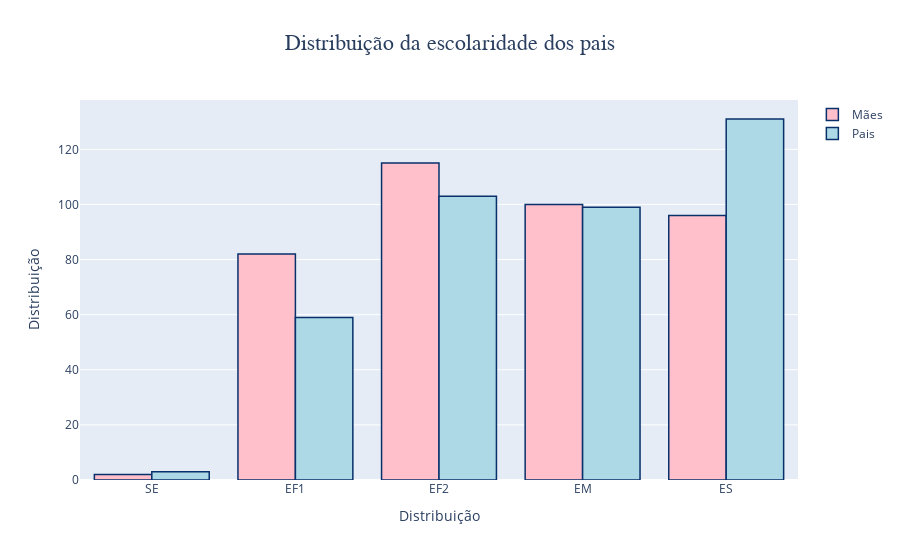

The code cell stored with this chart in its notebook:
### Code cell
pais = pd.concat([df_edu.value_counts('Medu'),df_edu.value_counts('Fedu')],axis=1).sort_index()
Mulheres = go.Bar(x = ['SE','EF1','EF2','EM','ES'],
                y = pais[1],
                name='Mães',
                marker_color='pink',
                marker_line_color='rgb(8,48,107)',
                marker_line_width=1.5)
Pais = go.Bar(x = ['SE','EF1','EF2','EM','ES'],
                y = pais[0],
                name='Pais' ,               
                marker_color='lightblue',
                marker_line_color='rgb(8,48,107)',
                marker_line_width=1.5)
data = [Mulheres, Pais]
layout = go.Layout(title='Distribuição da escolaridade dos pais',
                   titlefont={'family':'Arial','size':22},                   
                   yaxis={'title':'Distribuição'},
                   xaxis={'title':'Distribuição'},
                   title_x = 0.5)
fig = go.Figure(data=data,layout=layout)
py.iplot(fig)

### Figure 1 — Plotly figure (JSON) as saved in the notebook; plotly's stock layout.template omitted (floating-point values rounded to 4 significant figures)
{"data": [{"marker": {"color": "pink", "line": {"color": "rgb(8,48,107)", "width": 1.5}}, "name": "Mães", "type": "bar", "x": ["SE", "EF1", "EF2", "EM", "ES"], "y": [2, 82, 115, 100, 96]}, {"marker": {"color": "lightblue", "line": {"color": "rgb(8,48,107)", "width": 1.5}}, "name": "Pais", "type": "bar", "x": ["SE", "EF1", "EF2", "EM", "ES"], "y": [3, 59, 103, 99, 131]}], "layout": {"title": {"font": {"family": "Arial", "size": 22}, "text": "Distribuição da escolaridade dos pais", "x": 0.5}, "xaxis": {"title": {"text": "Distribuição"}}, "yaxis": {"title": {"text": "Distribuição"}}}}
